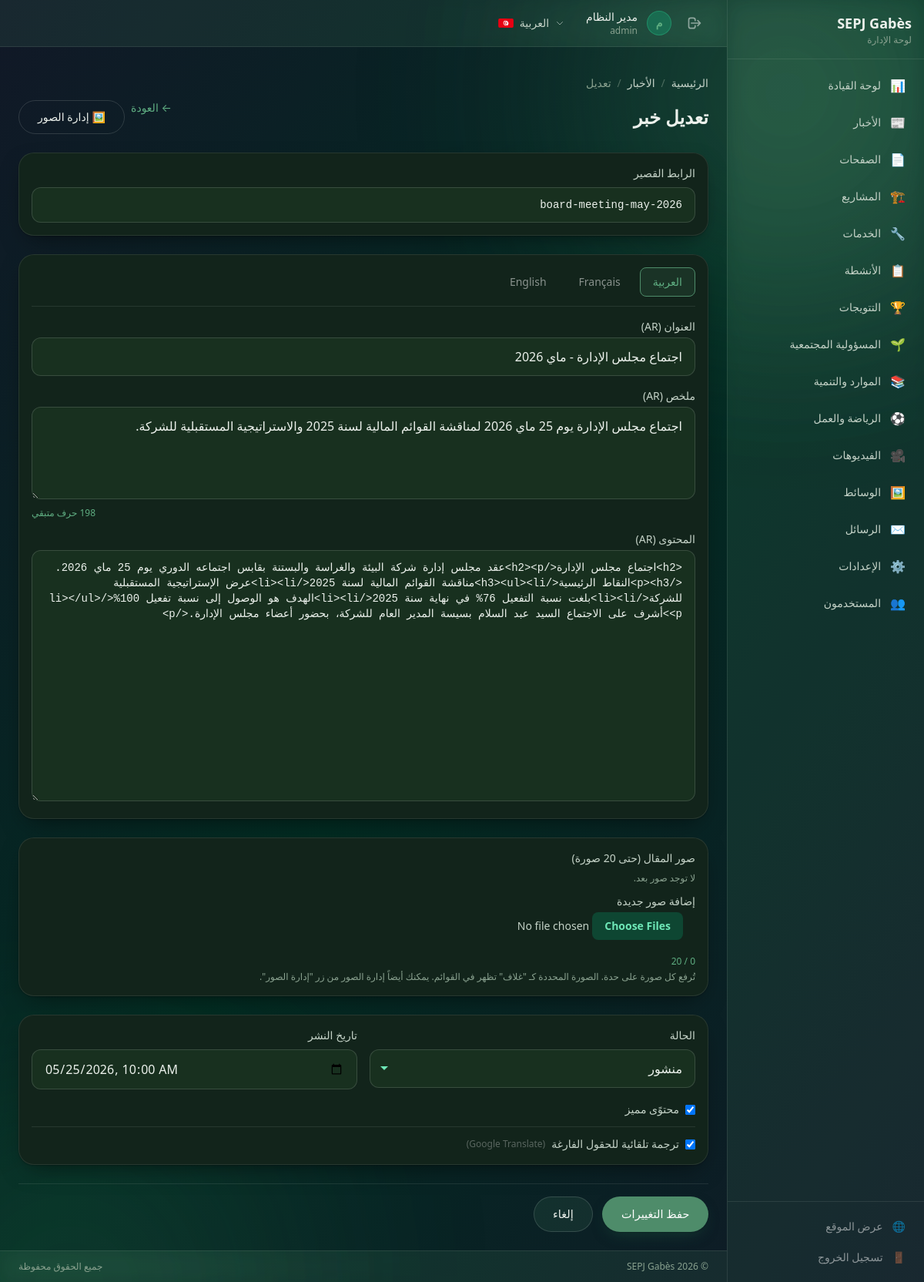
/admin/content/edit.php?id=3 (signed in), run on the app's committed database.
### tables this page shows
CREATE TABLE IF NOT EXISTS `content_items` (
    `id` INT UNSIGNED AUTO_INCREMENT PRIMARY KEY,
    `type` ENUM('page', 'post', 'project', 'service', 'activity', 'prize', 'rse', 'resource', 'sport', 'video') NOT NULL,
    `rse_category` VARCHAR(50) DEFAULT NULL COMMENT 'RSE subcategory: engagement_social, rapport_durabilite, rapport_rse, catalogue_rse',
    `slug` VARCHAR(255) NOT NULL UNIQUE,
    `title_ar` TEXT,
    `title_fr` TEXT,
    `title_en` TEXT,
    `summary_ar` TEXT,
    `summary_fr` TEXT,
    `summary_en` TEXT,
    `body_ar` LONGTEXT,
    `body_fr` LONGTEXT,
    `body_en` LONGTEXT,
    `featured_image` VARCHAR(255) DEFAULT NULL,
    `video_url` VARCHAR(255) DEFAULT NULL COMMENT 'YouTube URL for type=video items',
    `status` ENUM('draft', 'published') NOT NULL DEFAULT 'draft',
    `is_featured` TINYINT(1) NOT NULL DEFAULT 0,
    `published_at` DATETIME DEFAULT NULL,
    `created_by` INT UNSIGNED DEFAULT NULL,
    `updated_by` INT UNSIGNED DEFAULT NULL,
    `created_at` DATETIME NOT NULL DEFAULT CURRENT_TIMESTAMP,
    `updated_at` DATETIME NOT NULL DEFAULT CURRENT_TIMESTAMP ON UPDATE CURRENT_TIMESTAMP,

    INDEX `idx_type` (`type`),
    INDEX `idx_status` (`status`),
    INDEX `idx_slug` (`slug`),
    INDEX `idx_type_status` (`type`, `status`),
    INDEX `idx_featured` (`is_featured`),
    INDEX `idx_rse_category` (`rse_category`),
    CONSTRAINT `fk_content_created_by` FOREIGN KEY (`created_by`) REFERENCES `users`(`id`) ON DELETE SET NULL,
    CONSTRAINT `fk_content_updated_by` FOREIGN KEY (`updated_by`) REFERENCES `users`(`id`) ON DELETE SET NULL
);

### app/core/helpers.php (called while the page is built, shortened)
<?php
function e($value): string
{
    return htmlspecialchars((string) $value, ENT_QUOTES | ENT_SUBSTITUTE, 'UTF-8');
}
function current_lang(): string
{
    return DEFAULT_LANGUAGE;
}
function is_rtl(?string $lang = null): bool
{
    $lang = $lang ?? current_lang();
    return $lang === 'ar';
}
function dir_attribute(?string $lang = null): string
{
    return is_rtl($lang) ? 'rtl' : 'ltr';
}

### app/core/db.php (called while the page is built, shortened)
<?php
class Database
{
    private static ?PDO $instance = null;
    public static function getInstance(): PDO
    {
        if (self::$instance === null) {
            $dsn = "mysql:host=" . DB_HOST . ";port=" . DB_PORT . ";dbname=" . DB_NAME . ";charset=" . DB_CHARSET;
            $options = [
                PDO::ATTR_ERRMODE            => PDO::ERRMODE_EXCEPTION,
                PDO::ATTR_DEFAULT_FETCH_MODE => PDO::FETCH_ASSOC,
                PDO::ATTR_EMULATE_PREPARES   => false,
                PDO::MYSQL_ATTR_INIT_COMMAND => "SET NAMES utf8mb4 COLLATE utf8mb4_unicode_ci",
            ];
            try {
                self::$instance = new PDO($dsn, DB_USER, DB_PASS, $options);
            } catch (PDOException $e) {
error_log("Database connection failed [host=" . DB_HOST . ", port=" . DB_PORT . ", db=" . DB_NAME . "]: " . get_class($e) . " (" . $e->getCode() . ") " . $e->getMessage());
                die("اتصال قاعدة البيانات فشل. الرجاء المحاولة لاحقاً.<br>Database connection failed. Please try again later.");
            }
        }
        return self::$instance;
    }
}
function db(): PDO
{
    return Database::getInstance();
}

### admin/content/edit.php (the view, shortened to what this page needs)
<?php
require_once ROOT_PATH . '/app/core/db.php';
require_once ROOT_PATH . '/app/core/helpers.php';
require_once ROOT_PATH . '/app/core/admin_helpers.php';
$lang = current_lang();
$id = (int)($_GET['id'] ?? 0);
try {
    $stmt = db()->prepare("SELECT * FROM content_items WHERE id = :id");
    $stmt->execute(['id' => $id]);
    $item = $stmt->fetch();
} catch (PDOException $e) {
    error_log("Edit content fetch error: " . $e->getMessage());
    set_flash('error', $lang === 'ar' ? 'خطأ في قاعدة البيانات.' : ($lang === 'fr' ? 'Erreur base de données.' : 'Database error.'));
    redirect(ADMIN_URL . '/content/index.php');
}
$type = $item['type'];
$pageTitle = get_content_page_title($type, $lang, 'edit');
$mediaStmt = db()->prepare("SELECT * FROM media WHERE content_item_id = :id ORDER BY sort_order ASC, created_at ASC");
$mediaStmt->execute(['id' => $id]);
$existingMedia = $mediaStmt->fetchAll();
$auto_translate = true;
?>
<!DOCTYPE html>
<html lang="<?= e($lang) ?>" dir="<?= dir_attribute($lang) ?>">
<head>
    <script src="https://cdn.tailwindcss.com"></script>
    <link rel="stylesheet" href="../../public/assets/css/style.css">
</head>
<body class="bg-gradient-to-br from-gray-900 via-emerald-950 to-gray-900 min-h-screen">
    <div class="blob blob-1"></div>
    <div class="blob blob-2"></div>
    <div class="relative z-10 flex h-screen">
        <?php include '../includes/sidebar.php'; ?>
        <div class="flex-1 flex flex-col overflow-hidden">
            <?php include '../includes/header.php'; ?>
            <main class="flex-1 overflow-y-auto p-6">
                <?= admin_breadcrumb($type, 'edit') ?>
                <div class="flex items-center justify-between gap-4 mb-6">
                    <h1 class="text-2xl font-bold text-white"><?= e($pageTitle) ?></h1>
                    <div class="flex gap-2">
                        <a href="index.php?type=<?= e($type) ?>" class="text-sm text-emerald-400 hover:text-emerald-300 transition-colors">
                            &larr; <?= $lang === 'ar' ? 'العودة' : ($lang === 'fr' ? 'Retour' : 'Back') ?>
                        </a>
                        <a href="media.php?id=<?= $id ?>" class="glass-btn text-sm">
                            🖼️ <?= $lang === 'ar' ? 'إدارة الصور' : ($lang === 'fr' ? 'Gérer les images' : 'Manage images') ?>
                        </a>
                    </div>
                </div>
                <form method="POST" enctype="multipart/form-data" class="space-y-6">
                    <div class="glass-card-static p-4">
                        <label class="block text-sm font-medium text-emerald-200 mb-2">
                            <?= $lang === 'ar' ? 'الرابط القصير' : ($lang === 'fr' ? 'Slug' : 'Slug') ?>
                        </label>
                        <input type="text" name="slug" value="<?= e($item['slug']) ?>"
                               class="form-input font-mono text-sm" pattern="[a-z0-9-]+">
                    </div>
                    <div class="glass-card-static p-4">
                        <div class="lang-tabs">
                            <div class="flex gap-2 mb-4 border-b border-white/10 pb-3">
                                <?php foreach (['ar' => 'العربية', 'fr' => 'Français', 'en' => 'English'] as $code => $label): ?>
                                <button type="button" data-lang="<?= $code ?>"
                                        class="lang-tab px-4 py-2 rounded-lg text-sm border transition-all
                                        <?= $code === 'ar' ? 'bg-emerald-600/30 text-emerald-300 border-emerald-500' : 'text-white/50 border-transparent hover:text-white' ?>">
                                    <?= $label ?>
                                </button>
                                <?php endforeach; ?>
                            </div>
                            <?php foreach (['ar' => 'rtl', 'fr' => 'ltr', 'en' => 'ltr'] as $code => $dir): ?>
                            <div data-lang="<?= $code ?>" class="lang-content space-y-4 <?= $code !== 'ar' ? 'hidden' : '' ?>" dir="<?= $dir ?>">
                                <div>
                                    <label class="block text-sm font-medium text-emerald-200 mb-1">العنوان (<?= strtoupper($code) ?>)</label>
                                    <input type="text" name="title_<?= $code ?>" value="<?= e($item['title_' . $code]) ?>" class="form-input">
                                </div>
                                <div>
                                    <label class="block text-sm font-medium text-emerald-200 mb-1">ملخص (<?= strtoupper($code) ?>)</label>
                                    <textarea id="summary_<?= $code ?>" name="summary_<?= $code ?>" rows="3" class="form-input" data-maxlength="300"><?= e($item['summary_' . $code]) ?></textarea>
                                    <div class="text-xs text-emerald-400 mt-1 text-left">
                                        <span id="summary_<?= $code ?>_counter">300</span> <?= $lang === 'ar' ? 'حرف متبقي' : ($lang === 'fr' ? 'caractères restants' : 'characters remaining') ?>
                                    </div>
                                </div>
                                <div>
                                    <label class="block text-sm font-medium text-emerald-200 mb-1">المحتوى (<?= strtoupper($code) ?>)</label>
                                    <textarea name="body_<?= $code ?>" rows="15" class="form-input font-mono text-sm"><?= e($item['body_' . $code]) ?></textarea>
                                </div>
                            </div>
                            <?php endforeach; ?>
                        </div>
                    </div>
                    <div class="glass-card-static p-4">
                        <label class="block text-sm font-medium text-emerald-200 mb-2">
                            <?= $lang === 'ar' ? 'صور المقال (حتى ' . MAX_GALLERY_IMAGES . ' صورة)' : ($lang === 'fr' ? 'Images de l\'article (max ' . MAX_GALLERY_IMAGES . ')' : 'Article Images (up to ' . MAX_GALLERY_IMAGES . ')') ?>
                        </label>
                        <?php
                        $coverCheckedId = null;
                        ?>
                        <?php if (!empty($existingMedia)): ?>
                        <div id="existingGallery" class="grid grid-cols-3 sm:grid-cols-4 md:grid-cols-5 gap-3 mb-4">
                            <?php foreach ($existingMedia as $m): ?>
                            <div class="relative glass-card overflow-hidden group" data-media-id="<?= $m['id'] ?>">
                                <div class="aspect-square overflow-hidden">
                                    <img src="<?= e(upload_url($m['file_path'])) ?>" alt="" class="w-full h-full object-cover">
                                </div>
                                <label class="flex items-center gap-1 p-1 text-xs text-emerald-200 cursor-pointer">
                                    <input type="radio" name="cover_media_id" value="<?= $m['id'] ?>" <?= $m['id'] === $coverCheckedId ? 'checked' : '' ?>>
                                    <?= $lang === 'ar' ? 'غلاف' : ($lang === 'fr' ? 'Couverture' : 'Cover') ?>
                                </label>
                                <a href="../media/delete.php?id=<?= $m['id'] ?>&return=content&content_id=<?= $id ?>&csrf_token=<?= csrf_token() ?>"
                                   class="absolute top-1 right-1 text-xs text-red-400 hover:text-red-300 bg-black/40 rounded p-1"
                                   onclick="return confirm('<?= $lang === 'ar' ? 'حذف هذه الصورة؟' : ($lang === 'fr' ? 'Supprimer cette image ?' : 'Delete this image?') ?>')">🗑️</a>
                            </div>
                            <?php endforeach; ?>
                        </div>
                        <?php else: ?>
                            <p class="text-xs text-emerald-300/40 mb-3"><?= $lang === 'ar' ? 'لا توجد صور بعد.' : ($lang === 'fr' ? 'Aucune image.' : 'No images yet.') ?></p>
                        <?php endif; ?>
                        <label class="block text-sm font-medium text-emerald-200 mb-1 mt-2">
                            <?= $lang === 'ar' ? 'إضافة صور جديدة' : ($lang === 'fr' ? 'Ajouter de nouvelles images' : 'Add new images') ?>
                        </label>
                        <input type="file" id="galleryInput" multiple accept="image/jpeg,image/png,image/webp"
                               data-max="<?= MAX_GALLERY_IMAGES ?>" data-content-id="<?= $id ?>" data-mode="edit"
                               class="block w-full text-sm text-white/70 file:mr-4 file:py-2 file:px-4 file:rounded-lg file:border-0 file:text-sm file:font-semibold file:bg-emerald-600/30 file:text-emerald-300 hover:file:bg-emerald-600/40">
                        <p id="galleryCount" class="text-xs text-emerald-400 mt-2"></p>
                        <p class="text-xs text-emerald-300/40 mt-1">
                            <?= $lang === 'ar' ? 'تُرفع كل صورة على حدة. الصورة المحددة كـ "غلاف" تظهر في القوائم. يمكنك أيضاً إدارة الصور من زر "إدارة الصور".' : ($lang === 'fr' ? 'Chaque image est envoyée séparément. Celle marquée « couverture » apparaît dans les listes. Gérez les images via « Gérer les images ».' : 'Each image is uploaded separately. The one marked "cover" is shown in listings. Manage images via "Manage images".') ?>
                        </p>
                    </div>
                    <div class="glass-card-static p-4">
                        <div class="grid grid-cols-1 md:grid-cols-2 gap-4">
                            <div>
                                <label class="block text-sm font-medium text-emerald-200 mb-2"><?= $lang === 'ar' ? 'الحالة' : ($lang === 'fr' ? 'Statut' : 'Status') ?></label>
                                <select name="status" class="form-input">
                                    <option value="published" <?= $item['status'] === 'published' ? 'selected' : '' ?>><?= $lang === 'ar' ? 'منشور' : ($lang === 'fr' ? 'Publié' : 'Published') ?></option>
                                </select>
                            </div>
                            <div>
                                <label class="block text-sm font-medium text-emerald-200 mb-2"><?= $lang === 'ar' ? 'تاريخ النشر' : ($lang === 'fr' ? 'Date de publication' : 'Publish Date') ?></label>
                                <input type="datetime-local" name="published_at" value="<?= e(str_replace(' ', 'T', $item['published_at'] ?? date('Y-m-d H:i:s'))) ?>" class="form-input">
                            </div>
                        </div>
                        <div class="mt-4">
                            <label class="flex items-center gap-2 text-sm text-emerald-200 cursor-pointer">
                                <input type="checkbox" name="is_featured" value="1" <?= $item['is_featured'] ? 'checked' : '' ?> class="rounded bg-white/5 border-white/20 text-emerald-500">
                                <?= $lang === 'ar' ? 'محتوًى مميز' : ($lang === 'fr' ? 'Contenu à la une' : 'Featured content') ?>
                            </label>
                        </div>
                        <?php if (defined('ENABLE_TRANSLATION') && ENABLE_TRANSLATION): ?>
                        <div class="mt-3 pt-3 border-t border-white/10">
                            <label class="flex items-center gap-2 text-sm text-emerald-200 cursor-pointer">
                                <input type="checkbox" name="auto_translate" value="1" <?= $auto_translate ? 'checked' : '' ?>
                                       class="rounded bg-white/5 border-white/20 text-emerald-500">
                                <?= $lang === 'ar' ? 'ترجمة تلقائية للحقول الفارغة' : ($lang === 'fr' ? 'Traduire automatiquement les champs vides' : 'Auto-translate empty fields') ?>
                                <span class="text-xs text-white/30">(<?= defined('TRANSLATION_PROVIDER') && strtolower(TRANSLATION_PROVIDER) === 'libretranslate' ? 'LibreTranslate' : 'Google Translate' ?>)</span>
                            </label>
                        </div>
                        <?php endif; ?>
                    </div>
                    <div class="flex gap-3 pt-4 border-t border-white/10">
                        <button type="submit" class="glass-btn glass-btn-primary"><?= $lang === 'ar' ? 'حفظ التغييرات' : ($lang === 'fr' ? 'Enregistrer' : 'Save Changes') ?></button>
                        <a href="index.php?type=<?= e($type) ?>" class="glass-btn bg-white/5"><?= $lang === 'ar' ? 'إلغاء' : ($lang === 'fr' ? 'Annuler' : 'Cancel') ?></a>
                    </div>
                </form>
            </main>
            <?php include '../includes/footer.php'; ?>
        </div>
    </div>
</body>
</html>

### data on the page
content_items: type "تعديل خبر", slug "board-meeting-may-2026", title_ar "اجتماع مجلس الإدارة - ماي 2026", summary_ar "اجتماع مجلس الإدارة يوم 25 ماي 2026 لمناقشة القوائم المالية لسنة 2025 والاستراتيجية المستقبلية للشركة.", body_ar "<h2>اجتماع مجلس الإدارة</h2><p>عقد مجلس إدارة شركة البيئة والغراسة والبستنة بقابس اجتماعه الدوري يوم 25 ماي 2026.</p><h3>النقاط الرئيسية</h3><ul><li>مناقشة القوائم المالية لسنة 2025</li><li>عرض الإستراتيجية المستقبلية للشركة</li><li>بلغت نسبة التفعيل 76% في نهاية سنة 2025</li><li>الهدف هو الوصول إلى نسبة تفعيل 100%</li></ul><p>أشرف على الاجتماع السيد عبد السلام بسيسة المدير العام للشركة، بحضور أعضاء مجلس الإدارة.</p>", status "منشور", published_at "05/25/2026 10:00", is_featured "☑"

### other printed values
APP_NAME "SEPJ Gabès"
$navItem['icon'] "📊"
getSidebarLabel($navItem, $lang) "لوحة القيادة"
$navItem['icon'] "📰"
getSidebarLabel($navItem, $lang) "الأخبار"
$navItem['icon'] "📄"
getSidebarLabel($navItem, $lang) "الصفحات"
$navItem['icon'] "🏗️"
getSidebarLabel($navItem, $lang) "المشاريع"
$navItem['icon'] "🔧"
getSidebarLabel($navItem, $lang) "الخدمات"
$navItem['icon'] "📋"
getSidebarLabel($navItem, $lang) "الأنشطة"
$navItem['icon'] "🏆"
getSidebarLabel($navItem, $lang) "التتويجات"
